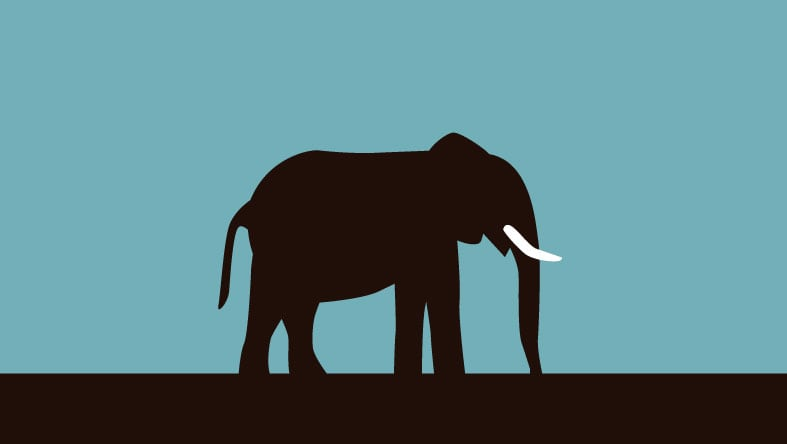
#> input picture openCV/poza.jpg, 787 x 444 px
$ python extractingTheRegionOfInterest.py
#> lines starting #> are read from the running program, lines starting #| are printed output that depends on the picture
import cv2

# Load the image
image = cv2.imread('poza.jpg')
#> image is the input picture: shape (444, 787, 3); mean B, G, R 132.5, 127.5, 90.5

# Check if the image was loaded successfully
if image is None:
    print("Error: Image could not be loaded. Check the file path or format.")
else:
    # Calculate the region of interest (ROI)
    # Slicing pixels from row 100 to 500 and column 200 to 700
    roi = image[100:500, 200:700]
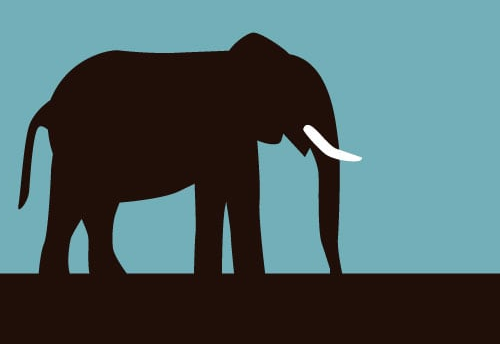
#> roi: shape (344, 500, 3); mean B, G, R 99.2, 97.4, 75.1

    # Display the ROI
    cv2.imshow("ROI", roi)
    cv2.waitKey(0)
    cv2.destroyAllWindows()
